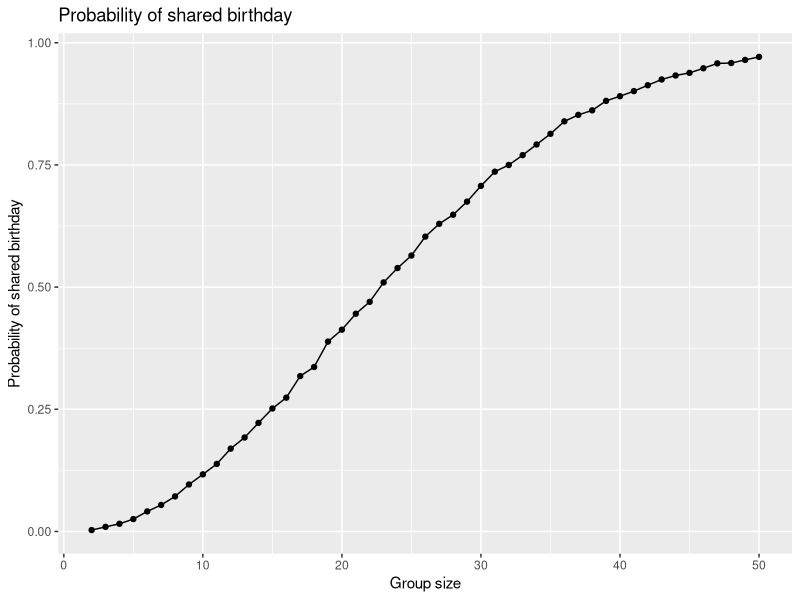

The R script that drew this image: (Note: this script raises an error after producing the figure.)
## ---- chunk 1
library(tidyverse)
## ---- chunk 2
bdays = sample(1:365, 25, replace = TRUE)

length(unique(bdays)) < 25
## ---- chunk 3
bday = function(n) {
  if (!is.numeric(n)) {
    stop("n must be numerical")
  } else if (n<2) {
    stop("group has at least 2 ppl")
  }
  
  bdays = sample (1:365, n, replace = TRUE)
  
  any(duplicated(bdays))
}

bday(10)
bday(50)
## ---- chunk 4
bday_function_df =
  expand.grid(
    group_size = 2:50,
    iter = 1:10000
  ) |>
  mutate(
    shared = map_lgl(group_size, bday)
  )

prob_df =
  bday_function_df |>
  group_by(group_size) |>
  summarise(prob_shared = mean(shared))
## ---- chunk 5
prob_df |>
  ggplot(aes(x = group_size, y = prob_shared)) +
  geom_point() +
  geom_line() +
  labs(
    title = "Probability of shared birthday",
    x = "Group size",
    y = "Probability of shared birthday"
  )
## ---- chunk 6
data_df = "data/data/"

participant_df =
  tibble(
    files = list.files(data_df),
    path = str_c(data_df, files)
  ) |>
  mutate(data = map(path, read_csv)) |>
  unnest(cols = data)
## ---- chunk 7
tidy_df =
  participant_df |>
  mutate(
    files = str_replace(files, ".csv", ""),
    arm = str_sub(files, 1,3)
  ) |>
  pivot_longer(
    week_1:week_8,
    names_to = "week",
    values_to = "outcome",
    names_prefix = "week_"
  ) |>
  mutate(week = as.numeric(week))|>
  select(arm, subj = files,week, outcome)
## ---- chunk 8
tidy_df |>
  ggplot(aes(x = week, y = outcome, group = subj, color = arm)) +
  geom_point() +
  geom_path() +
  facet_grid(~arm) +
  labs(
    title = "Outcome of each participant over time",
    x = "Week",
    y = "Outcome",
    color = "Arm"
  )
## ---- chunk 9
t_test_df = function(mu, n = 30, sigma = 5) {
  
  test_data_df = tibble(
    x = rnorm(n, mean = mu, sd = sigma)
  )
  test_data_df |>
    pull(x) |>
    t.test(mu = 0) |>
    broom::tidy() |>
    select(estimate, p.value)
}
## ---- chunk 10
model_df =
  expand_grid(
    mu = 0:6,
    iter = 1:5000
  ) |>
  mutate(
    results_df = map(mu, t_test_df)
  ) |>
  unnest(results_df) |>
  mutate(reject = p.value < 0.05)
## ---- chunk 11
rejection_df =
  model_df |>
  group_by(mu) |>
  summarise(power = mean(reject))

rejection_df |>
  ggplot(aes(x = mu, y = power)) +
  geom_point() +
  geom_line() +
  labs(
    title = "True Value of Mu vs Power",
    x = "True Value of Mu",
    y = "Proportion of times the null was rejected (Power)"
  )
